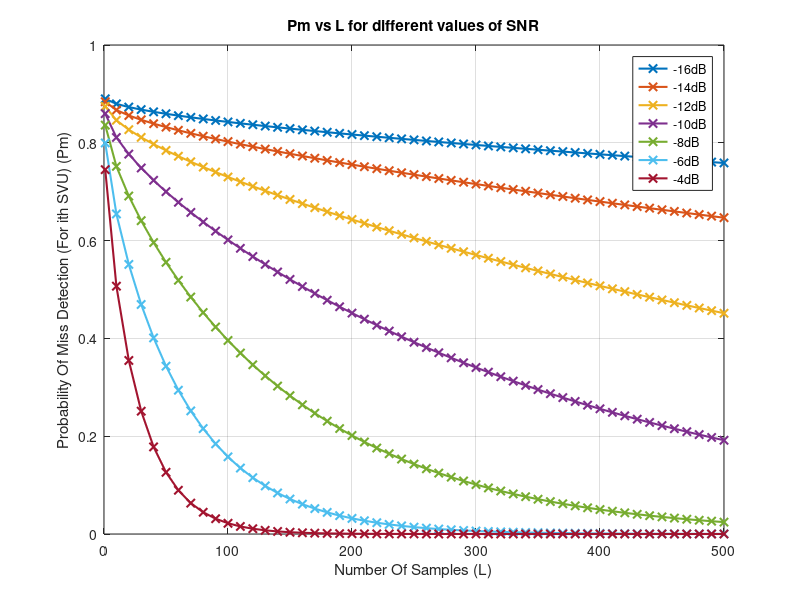

This figure's MATLAB source:
%Pm vs Number of Samples (L)

clear all;
close all;
clc;
L = 0:10:500;
L(1) = 1;
pf = 0.1;
threshold = qfuncinv(pf);
for snr = -16:2:-4
    snrL = db2pow(snr);
    for i = 1:length(L)
        snrLinear = snrL*L(i);
        Pmi(i) = qfunc((snrLinear - (sqrt(L(i))*threshold))/(sqrt(L(i)+2*snrLinear)));
        %PMi(i) = 1/2 + (Pmi(i) - 1/2)*(sqrt((snrLinear)/(2+snrLinear)));
        A = 1/(sqrt(L(i)+2*snrLinear));
        B = (sqrt(L(i))*threshold)/(sqrt(L(i)+2*snrLinear));
        PMiBar(i) = (qfunc(-1*B) - ((exp(-B/(A*snrLinear)))*(exp(1/(2*(A.*A)*(snrLinear*snrLinear))))*(qfunc((1/(A*snrLinear)) - B))));
    end
    plot(L, Pmi,'-x','LineWidth',1.5);
    hold on
end

grid on
legend('-16dB', '-14dB','-12dB','-10dB', '-8dB', '-6dB', '-4dB');
axis([0 500 0 1]);
xlabel('Number Of Samples (L)')
ylabel('Probability Of Miss Detection (For ith SVU) (Pm)')
title('Pm vs L for different values of SNR');